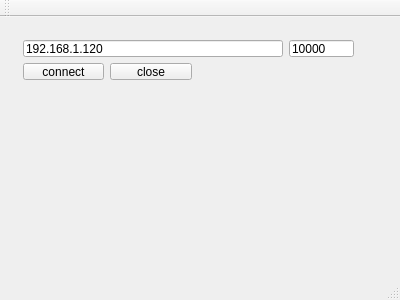
<?xml version="1.0" encoding="UTF-8"?>
<ui version="4.0">
 <class>MainWindow</class>
 <widget class="QMainWindow" name="MainWindow">
  <property name="geometry">
   <rect>
    <x>0</x>
    <y>0</y>
    <width>400</width>
    <height>300</height>
   </rect>
  </property>
  <property name="windowTitle">
   <string>MainWindow</string>
  </property>
  <widget class="QWidget" name="centralWidget">
   <widget class="QWidget" name="layoutWidget">
    <property name="geometry">
     <rect>
      <x>12</x>
      <y>12</y>
      <width>353</width>
      <height>62</height>
     </rect>
    </property>
    <layout class="QVBoxLayout" name="verticalLayout">
     <item>
      <layout class="QHBoxLayout" name="horizontalLayout" stretch="4,1">
       <item>
        <widget class="QLineEdit" name="ipAddress">
         <property name="text">
          <string>192.168.1.120</string>
         </property>
        </widget>
       </item>
       <item>
        <widget class="QLineEdit" name="ipPort">
         <property name="text">
          <string>10000</string>
         </property>
        </widget>
       </item>
      </layout>
     </item>
     <item>
      <layout class="QHBoxLayout" name="horizontalLayout_2" stretch="1,1,2">
       <item>
        <widget class="QPushButton" name="connectBtn">
         <property name="text">
          <string>connect</string>
         </property>
        </widget>
       </item>
       <item>
        <widget class="QPushButton" name="closeBtn">
         <property name="text">
          <string>close</string>
         </property>
        </widget>
       </item>
       <item>
        <spacer name="horizontalSpacer">
         <property name="orientation">
          <enum>Qt::Horizontal</enum>
         </property>
         <property name="sizeHint" stdset="0">
          <size>
           <width>40</width>
           <height>20</height>
          </size>
         </property>
        </spacer>
       </item>
      </layout>
     </item>
    </layout>
   </widget>
  </widget>
  <widget class="QMenuBar" name="menuBar">
   <property name="geometry">
    <rect>
     <x>0</x>
     <y>0</y>
     <width>400</width>
     <height>26</height>
    </rect>
   </property>
  </widget>
  <widget class="QToolBar" name="mainToolBar">
   <attribute name="toolBarArea">
    <enum>TopToolBarArea</enum>
   </attribute>
   <attribute name="toolBarBreak">
    <bool>false</bool>
   </attribute>
  </widget>
  <widget class="QStatusBar" name="statusBar"/>
 </widget>
 <layoutdefault spacing="6" margin="11"/>
 <resources/>
 <connections/>
</ui>
